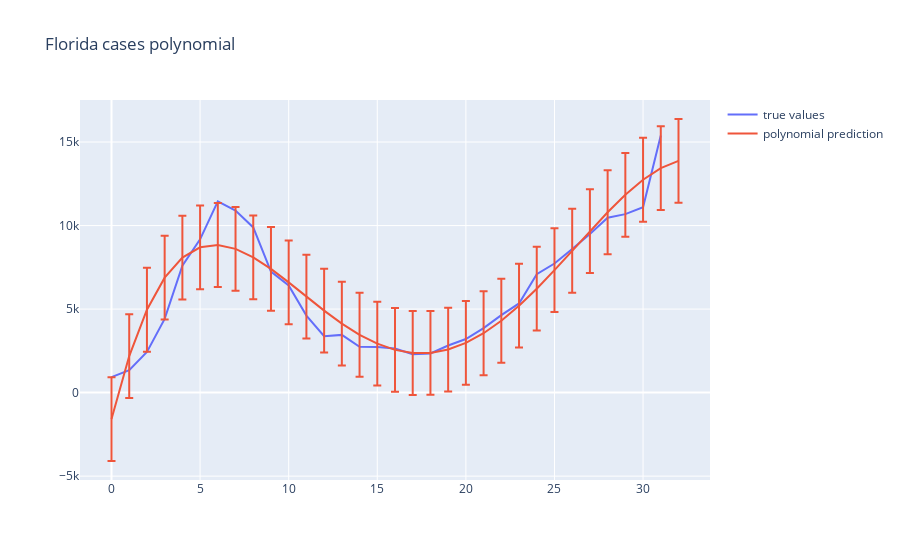

Here is the notebook cell this chart was saved with:
### Code cell
print("Florida cases polynomial")
create_polynomial_plot(fl_cases, title = "Florida cases polynomial")
